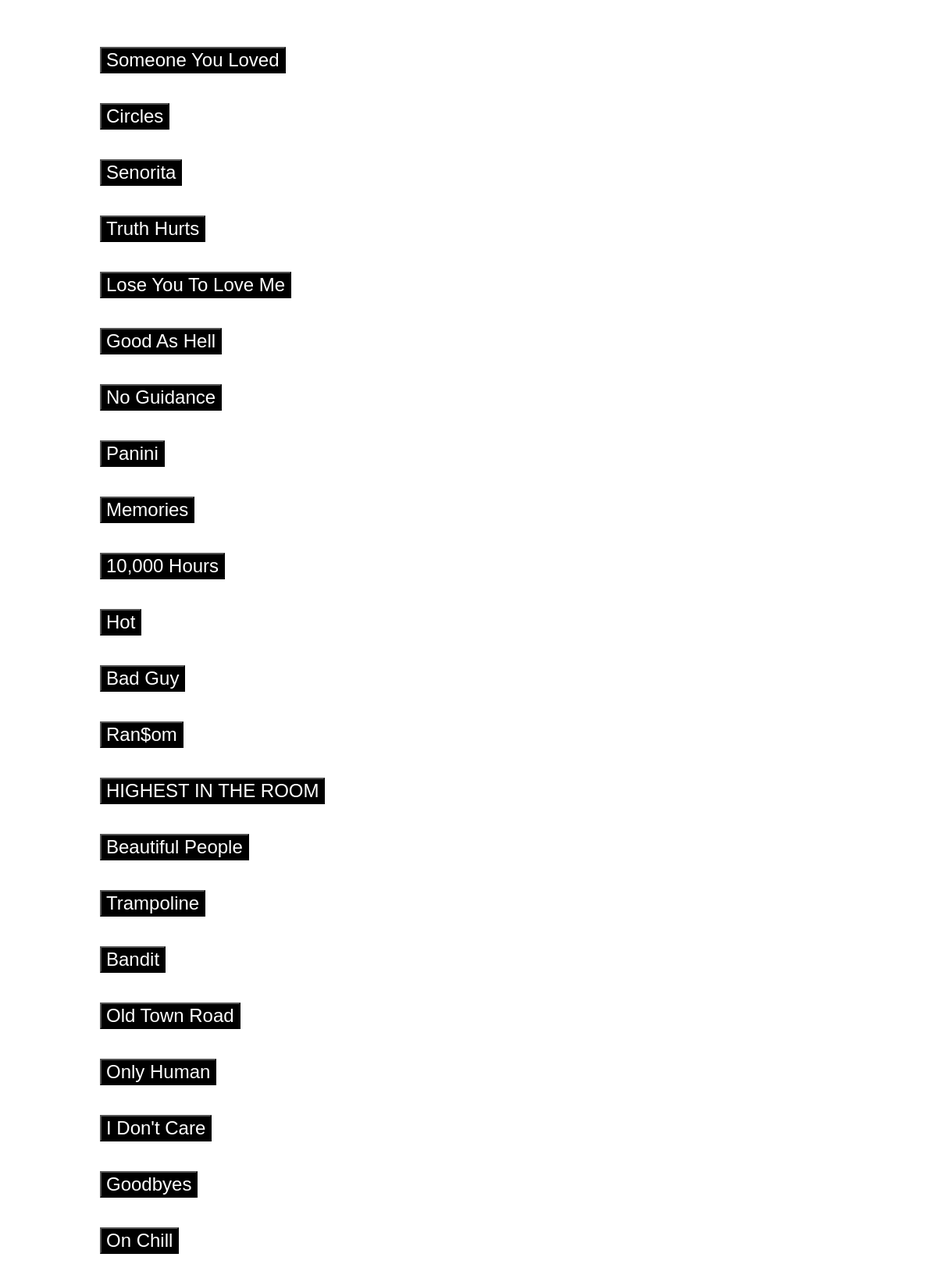
Page /figs/allsongs.php (upper part) on the committed database.
### tables this page shows
CREATE TABLE `emotions` (
  `name` varchar(23) DEFAULT NULL,
  `emotions` varchar(137) DEFAULT NULL
);

### figs/allsongs.php (the view, shortened to what this page needs)
<?php
include('..\config.php');
$sql="select name from emotions";
$result = $conn->query($sql);
?>
<div id="container-list">
<?php
while($row = $result->fetch_assoc()) {
    ?><div id="list"><b>
    <button onClick='
        document.cookie = "analysis="+"<?php echo $row['name']?>";
        window.location = "al.php";
        '>
    <span style="color:white;">
    <?php echo $row["name"] ?>
</div>
    </a><br><br>
    <?php
}
?>
</div>

### figs/allsongs.php (style rules this page uses)
button { text-decoration:none;color:black; background:black; font-size:2vw; }
#container-list { margin-left:10vw; margin-top:5vw; }

### rows in the picture
emotions: name "Someone You Loved"
emotions: name "Circles"
emotions: name "Senorita"
emotions: name "Truth Hurts"
emotions: name "Lose You To Love Me"
emotions: name "Good As Hell"
emotions: name "No Guidance"
emotions: name "Panini"
emotions: name "Memories"
emotions: name "10,000 Hours"
emotions: name "Hot"
emotions: name "Bad Guy"
emotions: name "Ran$om"
emotions: name "HIGHEST IN THE ROOM"
emotions: name "Beautiful People"
emotions: name "Trampoline"
emotions: name "Bandit"
emotions: name "Old Town Road"
emotions: name "Only Human"
emotions: name "I Don't Care"
emotions: name "Goodbyes"
emotions: name "On Chill"
